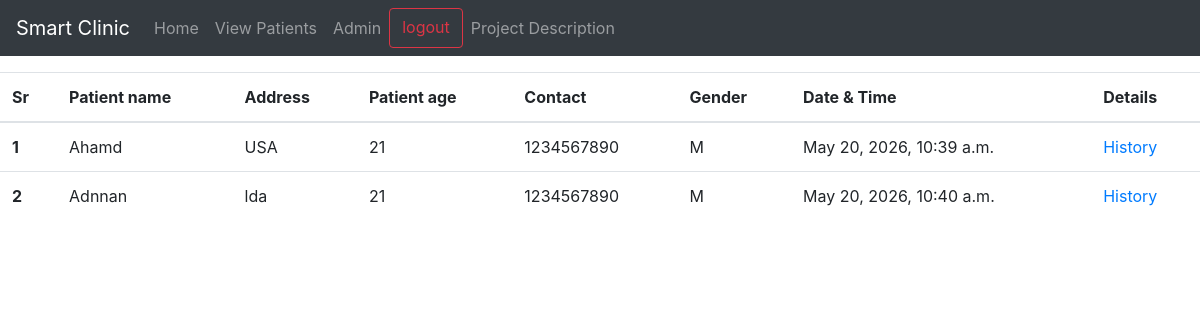
The app's page /view_patients/ (signed in) with its own data.
### b_auth/models.py (models this page shows, shortened)
class Patients(models.Model):
    user=models.ForeignKey(User,on_delete=models.SET_NULL,null=True,blank=True)
    patient_name=models.CharField(max_length=100)
    patient_age=models.IntegerField(blank=True,null=True)
    choice=[
        ('M','Male'),
        ('F','Female'),
        ('O','Other')
    ]
    gender=models.CharField(max_length=1,choices=choice)
    contact=models.CharField(max_length=11)
    address=models.TextField(blank=True,null=True)
    time=models.DateTimeField(default=timezone.now)

### b_auth/views.py (the view)
# urls.py: path('view_patients/',views.view_patient,name='view_patient'),
@login_required(login_url='/login/')
def view_patient(request):
    queryset=Patients.objects.all()
    context={'patients':queryset}
    return render(request,'view_patients.html',context)

### b_auth/templates/view_patients.html (shortened to what this page needs)
{% extends "index.html" %}
{% block content %}
<table class="table mt-3">
  <thead>
    <tr>
      <th scope="col">Sr</th>
      <th scope="col">Patient name</th>
      <th scope="col">Address</th>
      <th scope="col">Patient age</th>
      <th scope="col">Contact</th>
      <th scope="col">Gender</th>
      <th scope="col">Date & Time</th>
      <th scope="col">Details</th>
    </tr>
  </thead>
  <tbody>
    {% for patient in patients%}
    <tr>
      <th scope="row">{{forloop.counter}}</th>
      <td>{{patient.patient_name}}</td>
      <td>{{patient.address}}</td>
      <td>{{patient.patient_age}}</td>
      <td>{{patient.contact}}</td>
      <td>{{patient.gender}}</td>
      <td>{{patient.time}}</td>
      <td><a href="/patient_recode/">History</a></td>
    </tr>
    {%endfor%}
  </tbody>
</table>
{% endblock content %}

### records on screen
Patients: patient_name "Ahamd", address "USA", patient_age "21", contact "1234567890", gender "M", time "May 20, 2026, 10:39 a.m."
Patients: patient_name "Adnnan", address "lda", patient_age "21", contact "1234567890", gender "M", time "May 20, 2026, 10:40 a.m."
